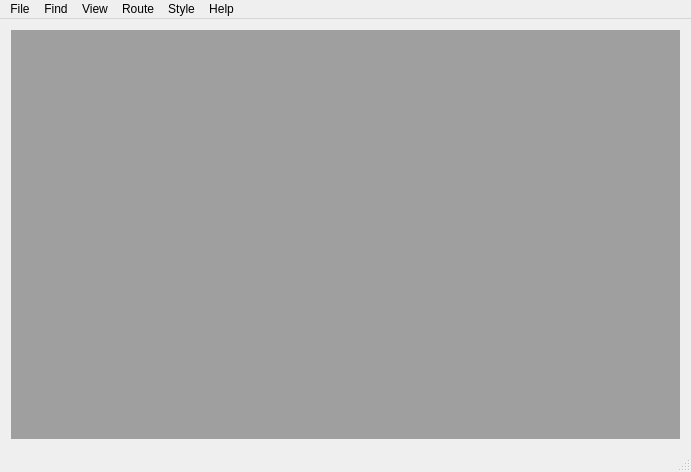
<?xml version="1.0" encoding="UTF-8"?>
<ui version="4.0">
 <class>MainWindow</class>
 <widget class="QMainWindow" name="MainWindow">
  <property name="geometry">
   <rect>
    <x>0</x>
    <y>0</y>
    <width>691</width>
    <height>472</height>
   </rect>
  </property>
  <property name="windowTitle">
   <string>CartoType Maps</string>
  </property>
  <widget class="QWidget" name="centralWidget">
   <layout class="QVBoxLayout" name="verticalLayout">
    <item>
     <widget class="QMdiArea" name="mdiArea"/>
    </item>
   </layout>
  </widget>
  <widget class="QMenuBar" name="menuBar">
   <property name="geometry">
    <rect>
     <x>0</x>
     <y>0</y>
     <width>691</width>
     <height>18</height>
    </rect>
   </property>
   <widget class="QMenu" name="menuFile">
    <property name="title">
     <string>File</string>
    </property>
    <addaction name="actionOpen"/>
    <addaction name="actionQuit"/>
    <addaction name="separator"/>
    <addaction name="actionPrint"/>
    <addaction name="actionPrint_Preview"/>
    <addaction name="separator"/>
    <addaction name="actionSave_Image_as_PNG"/>
    <addaction name="actionSave_Added_Data_as_CTMS"/>
    <addaction name="actionImport_Data_from_CTMS"/>
    <addaction name="actionImport_Data_from_GPX_file"/>
   </widget>
   <widget class="QMenu" name="menuHelp">
    <property name="title">
     <string>Help</string>
    </property>
    <addaction name="actionAbout_CartoType_Maps"/>
   </widget>
   <widget class="QMenu" name="menuView">
    <property name="title">
     <string>View</string>
    </property>
    <addaction name="actionScale"/>
    <addaction name="actionLegend"/>
    <addaction name="actionSet_Scale"/>
    <addaction name="actionRotator"/>
    <addaction name="actionRange"/>
    <addaction name="actionNorth_Up"/>
    <addaction name="actionGo_to_Location"/>
    <addaction name="actionGo_to_Ordnance_Survey_grid_reference"/>
    <addaction name="actionLayers"/>
    <addaction name="actionPerspective_View"/>
    <addaction name="actionMetric_Units"/>
    <addaction name="actionGraphics_Acceleration"/>
    <addaction name="action3D_Buildings"/>
   </widget>
   <widget class="QMenu" name="menuFind">
    <property name="title">
     <string>Find</string>
    </property>
    <addaction name="actionFind"/>
    <addaction name="actionFind_Address"/>
    <addaction name="actionFind_Next"/>
   </widget>
   <widget class="QMenu" name="menuRoute">
    <property name="title">
     <string>Route</string>
    </property>
    <addaction name="actionReverse_Route"/>
    <addaction name="actionDelete_Route"/>
    <addaction name="actionDelete_Pushpins"/>
    <addaction name="separator"/>
    <addaction name="actionDrive"/>
    <addaction name="actionCycle"/>
    <addaction name="actionWalk"/>
    <addaction name="actionHike"/>
    <addaction name="actionCustom_Profile"/>
    <addaction name="actionTurn_expanded_router"/>
    <addaction name="separator"/>
    <addaction name="actionView_Route_Instructions"/>
    <addaction name="actionSave_Route_Instructions"/>
    <addaction name="actionSave_Route"/>
    <addaction name="actionSave_Route_as_GPX"/>
    <addaction name="actionLoad_Route"/>
    <addaction name="actionEdit_Custom_Route_Profile"/>
    <addaction name="actionSave_Custom_Route_Profile"/>
    <addaction name="actionLoad_Custom_Route_Profile"/>
   </widget>
   <widget class="QMenu" name="menuStyle">
    <property name="title">
     <string>Style</string>
    </property>
    <addaction name="actionChoose_Style_Sheet"/>
    <addaction name="actionReload_Style_Sheet"/>
    <addaction name="separator"/>
    <addaction name="actionUse_Custom_Style_Sheet"/>
    <addaction name="actionEdit_Custom_Style_Sheet"/>
    <addaction name="actionSave_Custom_Style_Sheet"/>
    <addaction name="actionLoad_Custom_Style_Sheet"/>
   </widget>
   <addaction name="menuFile"/>
   <addaction name="menuFind"/>
   <addaction name="menuView"/>
   <addaction name="menuRoute"/>
   <addaction name="menuStyle"/>
   <addaction name="menuHelp"/>
  </widget>
  <widget class="QStatusBar" name="statusBar"/>
  <action name="actionOpen">
   <property name="text">
    <string>Open...</string>
   </property>
   <property name="shortcut">
    <string>Ctrl+O</string>
   </property>
  </action>
  <action name="actionQuit">
   <property name="text">
    <string>Quit</string>
   </property>
  </action>
  <action name="actionAbout_CartoType_Maps">
   <property name="text">
    <string>About CartoType Maps...</string>
   </property>
  </action>
  <action name="actionScale">
   <property name="checkable">
    <bool>true</bool>
   </property>
   <property name="text">
    <string>Scale</string>
   </property>
   <property name="statusTip">
    <string>shows a distance scale</string>
   </property>
  </action>
  <action name="actionFind">
   <property name="text">
    <string>Find...</string>
   </property>
   <property name="shortcut">
    <string>Ctrl+F</string>
   </property>
  </action>
  <action name="actionFind_Next">
   <property name="text">
    <string>Find Next</string>
   </property>
   <property name="shortcut">
    <string>Ctrl+G</string>
   </property>
  </action>
  <action name="actionNorth_Up">
   <property name="text">
    <string>North Up</string>
   </property>
  </action>
  <action name="actionRotator">
   <property name="checkable">
    <bool>true</bool>
   </property>
   <property name="checked">
    <bool>true</bool>
   </property>
   <property name="text">
    <string>Rotator</string>
   </property>
   <property name="statusTip">
    <string>shows a tool to rotate the map</string>
   </property>
  </action>
  <action name="actionDrive">
   <property name="checkable">
    <bool>true</bool>
   </property>
   <property name="checked">
    <bool>true</bool>
   </property>
   <property name="text">
    <string>Drive</string>
   </property>
  </action>
  <action name="actionCycle">
   <property name="checkable">
    <bool>true</bool>
   </property>
   <property name="text">
    <string>Cycle</string>
   </property>
  </action>
  <action name="actionWalk">
   <property name="checkable">
    <bool>true</bool>
   </property>
   <property name="text">
    <string>Walk</string>
   </property>
  </action>
  <action name="actionHike">
   <property name="checkable">
    <bool>true</bool>
   </property>
   <property name="text">
    <string>Hike</string>
   </property>
  </action>
  <action name="actionDelete_Route">
   <property name="text">
    <string>Delete Route</string>
   </property>
  </action>
  <action name="actionSave_Route_Instructions">
   <property name="text">
    <string>Save Route Instructions...</string>
   </property>
  </action>
  <action name="actionSave_Route">
   <property name="text">
    <string>Save Route...</string>
   </property>
  </action>
  <action name="actionSave_Route_as_GPX">
   <property name="text">
    <string>Save Route as GPX...</string>
   </property>
  </action>
  <action name="actionLoad_Route">
   <property name="text">
    <string>Load Route...</string>
   </property>
  </action>
  <action name="actionSave_Image_as_PNG">
   <property name="text">
    <string>Save Image as PNG file...</string>
   </property>
  </action>
  <action name="actionFind_Address">
   <property name="text">
    <string>Find Address...</string>
   </property>
  </action>
  <action name="actionSave_Added_Data_as_CTMS">
   <property name="text">
    <string>Save Added Data as CTMS file...</string>
   </property>
  </action>
  <action name="actionImport_Data_from_CTMS">
   <property name="text">
    <string>Import Data from CTMS file...</string>
   </property>
  </action>
  <action name="actionImport_Data_from_GPX_file">
   <property name="text">
    <string>Import Data from GPX file...</string>
   </property>
  </action>
  <action name="actionGo_to_Location">
   <property name="text">
    <string>Go to Location...</string>
   </property>
  </action>
  <action name="actionChoose_Style_Sheet">
   <property name="text">
    <string>Choose Style Sheet...</string>
   </property>
  </action>
  <action name="actionReload_Style_Sheet">
   <property name="text">
    <string>Reload Style Sheet</string>
   </property>
   <property name="shortcut">
    <string>Ctrl+L</string>
   </property>
  </action>
  <action name="actionLayers">
   <property name="text">
    <string>Layers...</string>
   </property>
   <property name="statusTip">
    <string>enables or disables map layers</string>
   </property>
  </action>
  <action name="actionSet_Scale">
   <property name="text">
    <string>Set Scale...</string>
   </property>
  </action>
  <action name="actionPerspective_View">
   <property name="checkable">
    <bool>true</bool>
   </property>
   <property name="text">
    <string>Perspective View</string>
   </property>
  </action>
  <action name="actionMetric_Units">
   <property name="checkable">
    <bool>true</bool>
   </property>
   <property name="checked">
    <bool>true</bool>
   </property>
   <property name="text">
    <string>Metric Units</string>
   </property>
   <property name="statusTip">
    <string>switches between metric and imperial units</string>
   </property>
  </action>
  <action name="actionView_Route_Instructions">
   <property name="text">
    <string>View Route Instructions...</string>
   </property>
  </action>
  <action name="actionCustom_Profile">
   <property name="checkable">
    <bool>true</bool>
   </property>
   <property name="text">
    <string>Custom Route Profile</string>
   </property>
  </action>
  <action name="actionEdit_Custom_Route_Profile">
   <property name="text">
    <string>Edit Custom Route Profile...</string>
   </property>
  </action>
  <action name="actionSave_Custom_Route_Profile">
   <property name="text">
    <string>Save Custom Route Profile...</string>
   </property>
  </action>
  <action name="actionLoad_Custom_Route_Profile">
   <property name="text">
    <string>Load Custom Route Profile...</string>
   </property>
  </action>
  <action name="actionLegend">
   <property name="checkable">
    <bool>true</bool>
   </property>
   <property name="text">
    <string>Legend</string>
   </property>
   <property name="statusTip">
    <string>shows a legend (key to map symbols)</string>
   </property>
  </action>
  <action name="actionGo_to_Ordnance_Survey_grid_reference">
   <property name="text">
    <string>Go to Ordnance Survey grid reference...</string>
   </property>
  </action>
  <action name="actionEdit_Custom_Style_Sheet">
   <property name="text">
    <string>Edit Custom Style Sheet...</string>
   </property>
  </action>
  <action name="actionUse_Custom_Style_Sheet">
   <property name="checkable">
    <bool>true</bool>
   </property>
   <property name="text">
    <string>Use Custom Style Sheet</string>
   </property>
   <property name="shortcut">
    <string>Ctrl+C</string>
   </property>
  </action>
  <action name="actionSave_Custom_Style_Sheet">
   <property name="text">
    <string>Save Custom Style Sheet...</string>
   </property>
  </action>
  <action name="actionLoad_Custom_Style_Sheet">
   <property name="text">
    <string>Load Custom Style Sheet...</string>
   </property>
  </action>
  <action name="actionDelete_Pushpins">
   <property name="text">
    <string>Delete Pushpins</string>
   </property>
  </action>
  <action name="actionRange">
   <property name="checkable">
    <bool>true</bool>
   </property>
   <property name="text">
    <string>Range</string>
   </property>
   <property name="toolTip">
    <string>Range</string>
   </property>
   <property name="statusTip">
    <string>shows areas reachable in 10min and 20min</string>
   </property>
  </action>
  <action name="actionReverse_Route">
   <property name="text">
    <string>Reverse Route</string>
   </property>
  </action>
  <action name="actionPrint">
   <property name="text">
    <string>Print...</string>
   </property>
  </action>
  <action name="actionPrint_Preview">
   <property name="text">
    <string>Print Preview...</string>
   </property>
  </action>
  <action name="actionTurn_expanded_router">
   <property name="checkable">
    <bool>true</bool>
   </property>
   <property name="text">
    <string>Turn-expanded Router</string>
   </property>
   <property name="toolTip">
    <string>Use the turn-expanded router: slower but better</string>
   </property>
  </action>
  <action name="actionGraphics_Acceleration">
   <property name="checkable">
    <bool>true</bool>
   </property>
   <property name="text">
    <string>Graphics Acceleration</string>
   </property>
  </action>
  <action name="action3D_Buildings">
   <property name="checkable">
    <bool>true</bool>
   </property>
   <property name="text">
    <string>3D Buildings</string>
   </property>
  </action>
 </widget>
 <layoutdefault spacing="6" margin="11"/>
 <resources/>
 <connections>
  <connection>
   <sender>actionQuit</sender>
   <signal>triggered()</signal>
   <receiver>MainWindow</receiver>
   <slot>close()</slot>
   <hints>
    <hint type="sourcelabel">
     <x>-1</x>
     <y>-1</y>
    </hint>
    <hint type="destinationlabel">
     <x>345</x>
     <y>235</y>
    </hint>
   </hints>
  </connection>
 </connections>
</ui>
